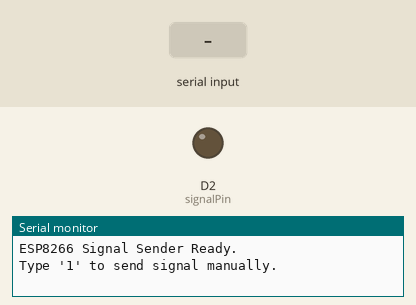
Simulated run of this sketch. Board: ESP8266 (NodeMCU). Parts: output pins drawn as LEDs (lit = HIGH), the last lines printed to the serial monitor. The inputs (shaded band) are chosen by the test bench.

Above: at 1.2 s.
1.3 s: "1" received over Serial
At 2.0 s:
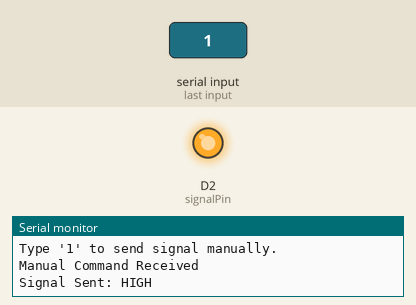
Timing chart, 0 to 33.8 s (numbered marks = the images above; inputs shaded):
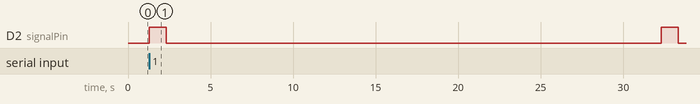

The sketch:

feederAutoManual.ino
```cpp
// --- PIN DEFINITION ---
const int signalPin = D2; // Connect this to Arduino Input Pin

// Feeding control flags
bool feeding = false;
unsigned long feedingStartTime = 0;
unsigned long lastFeedTime = 0;

// Auto-feed interval
const unsigned long FEED_INTERVAL = 30000; // 30 seconds

// Signal Duration (How long to hold the pin HIGH)
// 1000ms (1 second) is plenty of time for Arduino to detect it
const unsigned long SIGNAL_DURATION = 1000;

void startFeeding() {
  if (feeding) return; // Prevent double trigger

  feeding = true;
  feedingStartTime = millis();

  // --- ACTION: SEND HIGH SIGNAL ---
  digitalWrite(signalPin, HIGH);
  Serial.println("Signal Sent: HIGH");
}

void updateSignal() {
  // If we are not currently feeding, do nothing
  if (!feeding) return;

  // Check if the signal duration has passed
  if (millis() - feedingStartTime >= SIGNAL_DURATION) {

    // --- ACTION: TURN SIGNAL LOW ---
    digitalWrite(signalPin, LOW);

    feeding = false;
    lastFeedTime = millis();
    Serial.println("Signal Ended: LOW");
    Serial.println("Waiting for next cycle...");
  }
}

void setup() {
  Serial.begin(115200);

  // Initialize Signal Pin
  pinMode(signalPin, OUTPUT);
  digitalWrite(signalPin, LOW); // Ensure it starts LOW

  lastFeedTime = millis(); // Start the timer count now

  Serial.println("ESP8266 Signal Sender Ready.");
  Serial.println("Type '1' to send signal manually.");
}

void loop() {
  // Check for Manual Command via Serial
  if (Serial.available()) {
    char c = Serial.read();
    if (c == '1') {
      Serial.println("Manual Command Received");
      startFeeding();
    }
  }

  // Check for Auto-Feed Timer
  if (!feeding && millis() - lastFeedTime >= FEED_INTERVAL) {
    Serial.println("Timer Triggered");
    startFeeding();
  }

  // Update Signal State (Turn off after 1 second)
  updateSignal();

  delay(10); // Watchdog safety
}
```

Measured:
- by itself, D2 (signalPin): alternates HIGH for 1.0 s and LOW for 30.0 s
